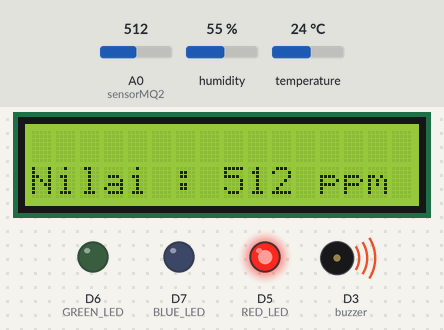
Bench run of a program on a simulated ESP8266 (NodeMCU). Shown: 16×2 character LCD, output pins drawn as LEDs (lit = HIGH), buzzer (waves = sounding). The inputs (shaded band) are chosen by the test bench; at power-on: A0 (sensorMQ2) = 512, humidity 55 %, temperature 24 °C. WiFi joins after 1.5 s; servers stay silent unless stated; no MQTT or app messages arrive unless stated; what the program prints to the serial monitor is not drawn.

Above: at 18.6 s.
18.7 s: A0 (sensorMQ2) set to 488
At 20.02 s:
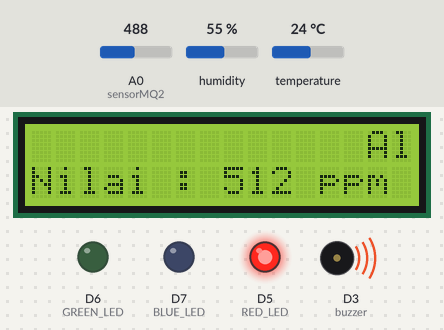
29.8 s: A0 (sensorMQ2) set to 510
At 29.8 s:
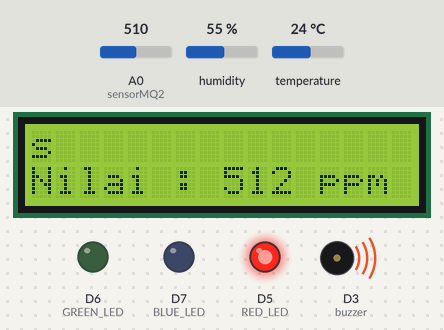
At 45.3 s:
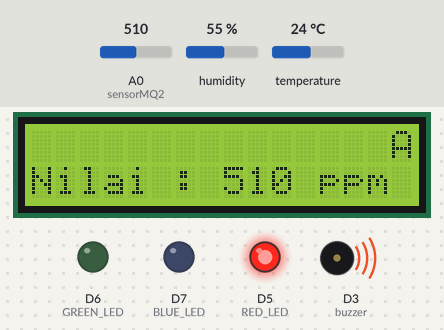
Timing chart, 0 to 46.8 s (numbered marks = the images above; inputs shaded):
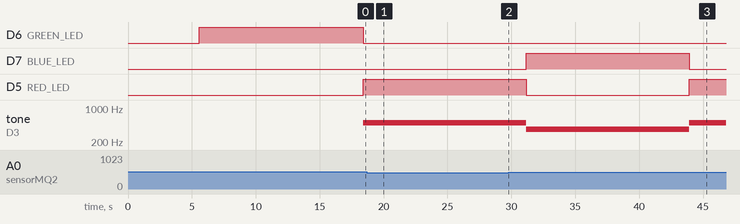

Measured:
- the behaviour switches between 501 and 500 on A0 (sensorMQ2) (found by bisection; images 0 and 1)

The program:

main.cpp
```cpp
#include <Arduino.h>
#include <LiquidCrystal_I2C.h>
#include <Wire.h>
#include <ESP8266WiFi.h>
#include <PubSubClient.h>
#include "CTBot.h"
#include <SimpleDHT.h>

CTBot myBot;

const char *ssid = "Kochengimoet";      // silakan disesuaikan sendiri
const char *password = "gratisanterus"; // silakan disesuaikan sendiri
String token = "5426893950:AAG5DZKvBkA--7kb6G4_2fRv9sPxjEzKdkM";
const int id = 1163749622;

const char *mqtt_server = "168.138.23.97"; // isikan server broker

#define Board "Arduino"
#define Voltage_Resolution 5
#define sensorMQ2 A0          // Analog input 0 of your arduino
#define type "MQ-2"           // MQ2
#define ADC_Bit_Resolution 10 // For arduino UNO/MEGA/NANO
#define RatioMQ4CleanAir 9.83 // RS / R0 = 9.83 ppm

#define RED_LED D5   // led warna merah
#define GREEN_LED D6 // led warna hijau
#define BLUE_LED D7  // led warnah biru
#define buzzer D3

// MQUnifiedsensor MQ2(Board, Voltage_Resolution, ADC_Bit_Resolution, sensorMQ2, type);
LiquidCrystal_I2C lcd(0x27, 16, 2);

WiFiClient espClient;
PubSubClient client(espClient);
SimpleDHT11 dht11(D0);

long now = millis();
long lastMeasure = 0;
String macAddress = "";

int gas;

void setup_wifi()
{
  delay(10);
  Serial.println();
  Serial.print("Connecting to ");
  Serial.println(ssid);
  WiFi.begin(ssid, password);
  while (WiFi.status() != WL_CONNECTED)
  {
    delay(500);
    Serial.print(".");
  }
  Serial.println("");
  Serial.print("WiFi connected - ESP IP address: ");
  Serial.println(WiFi.localIP());
  macAddress = WiFi.macAddress();
  Serial.print(WiFi.macAddress());
}

void reconnect()
{
  while (!client.connected())
  {
    Serial.print("Attempting MQTT connection...");
    if (client.connect(macAddress.c_str()))
    {
      Serial.println("connected");
    }
    else
    {
      Serial.print("failed, rc=");
      Serial.print(client.state());
      Serial.println(" try again in 5 seconds");
      delay(5000);
    }
  }
}

void setup()
{
  Serial.println("Starting TelegramBot...");
  myBot.wifiConnect(ssid, password);
  myBot.setTelegramToken(token);
  if (myBot.testConnection())
  {
    Serial.println("Koneksi Bagus");
  }
  else
  {
    Serial.println("Koneksi Jelek");
  }
  Wire.begin();
  Serial.begin(115200);
  Serial.println("Mqtt Node-RED");
  setup_wifi();
  client.setServer(mqtt_server, 1883);
  pinMode(RED_LED, OUTPUT); // atur pin-pin digital sebagai output
  pinMode(GREEN_LED, OUTPUT);
  pinMode(BLUE_LED, OUTPUT);
  pinMode(buzzer, OUTPUT);
  Serial.println("Contoh Penggunaan Sensor MQ2");
  // lcd.begin(16,2);
  lcd.init(); // initialize the lcd
  lcd.backlight();
  lcd.clear();
  lcd.home();
  delay(3000);
  {
    Wire.begin();
    Serial.begin(115200);
    Serial.println("\nI2C Scanner");
  }
}

void scrollText(int row, String message, int delayTime, int lcdColumns)
{
  for (int i = 0; i < lcdColumns; i++)
  {
    message = " " + message;
  }
  message = message + " ";
  for (int pos = 0; pos < message.length(); pos++)
  {
    lcd.setCursor(0, row);
    lcd.print(message.substring(pos, pos + lcdColumns));
    delay(delayTime);
  }
}

// void printkurangdarinol(int data)
// {
//     if (data >= 0 && data < 10)
//     {
//         lcd.write('0');
//     }
//     lcd.print(data);
// }

void loop()
{
  // gas = analogRead(sensorMQ2);
  Serial.print("Nilai Sensor : ");
  Serial.println(gas);
  delay(1000);

  if (gas <= 300)
  {
    Serial.println("Gas dalam kondisi aman!");
    digitalWrite(RED_LED, LOW);
    digitalWrite(GREEN_LED, HIGH);
    digitalWrite(BLUE_LED, LOW);
    noTone(buzzer);
    myBot.sendMessage(id, "Ruangan dalam kondisi aman!");
    delay(1000);
  }

  if (300 < gas && gas <= 500)
  {
    Serial.println("Terdeteksi adanya kebocoran gas!");
    digitalWrite(RED_LED, LOW);
    digitalWrite(GREEN_LED, LOW);
    digitalWrite(BLUE_LED, HIGH);
    tone(buzzer, 370);
    myBot.sendMessage(id, "Terdeteksi adanya kebocoran gas!");
    delay(1000);
  }

  if (gas > 500)
  {
    Serial.println("Kebocoran gas darurat!");
    digitalWrite(RED_LED, HIGH);
    digitalWrite(GREEN_LED, LOW);
    digitalWrite(BLUE_LED, LOW);
    tone(buzzer, 500);
    myBot.sendMessage(id, "Kebocoran gas darurat!");
    delay(1000);
  }

  if (!client.connected())
  {
    reconnect();
  }
  if (!client.loop())
  {
    // client.connect(macAddress.c_str());
     client.connect("ESP8266Client");
  }
  now = millis();
  if (now - lastMeasure > 5000)
  {
    lastMeasure = now;
    int err = SimpleDHTErrSuccess;

    // Reading LDR Censors
    gas = analogRead(sensorMQ2);
    byte temperature = 0;
    byte humidity = 0;
    if ((err = dht11.read(&temperature, &humidity, NULL)) != SimpleDHTErrSuccess)
    {
      Serial.print("Pembacaan DHT11 gagal, err=");
      Serial.println(err);
      delay(1000);
      return;
    }
    // instansiasi variabel char
    static char temperatureTemp[7];
    static char humidityHum[7];
    static char damp[8];

    // Convert
    dtostrf(humidity, 1, 2, humidityHum);
    dtostrf(temperature, 4, 2, temperatureTemp);
    dtostrf(gas, 4, 2, damp);

    Serial.println(temperatureTemp);
    Serial.println(humidityHum);
    Serial.println(damp);

    // Publish hasil output dari tiap sensor berdasarkan topic
    client.publish("1941720043/room/humidity", humidityHum);
    client.publish("1941720043/room/suhu", temperatureTemp);
    client.publish("1941720043/room/damp", damp);
  }

  // lcd.setCursor(0, 0);
  scrollText(0, "Alat Pendeteksi Kebocoran Gas", 220, 16);

  lcd.clear();
  lcd.setCursor(0, 1);
  lcd.print("Nilai : ");
  lcd.print(gas);
  lcd.print(" ");
  lcd.print("ppm");
}
```
